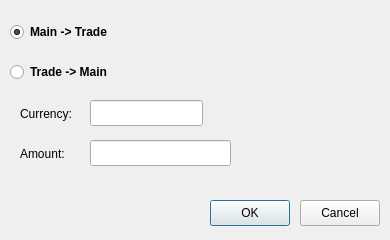
<?xml version="1.0" encoding="UTF-8"?>
<ui version="4.0">
 <class>Dialog</class>
 <widget class="QDialog" name="Dialog">
  <property name="geometry">
   <rect>
    <x>0</x>
    <y>0</y>
    <width>390</width>
    <height>240</height>
   </rect>
  </property>
  <property name="windowTitle">
   <string>Transfer</string>
  </property>
  <widget class="QRadioButton" name="rb_MT">
   <property name="geometry">
    <rect>
     <x>10</x>
     <y>20</y>
     <width>110</width>
     <height>24</height>
    </rect>
   </property>
   <property name="font">
    <font>
     <bold>true</bold>
    </font>
   </property>
   <property name="text">
    <string>Main -&gt; Trade</string>
   </property>
   <property name="checked">
    <bool>true</bool>
   </property>
  </widget>
  <widget class="QRadioButton" name="rb_TM">
   <property name="geometry">
    <rect>
     <x>10</x>
     <y>60</y>
     <width>110</width>
     <height>24</height>
    </rect>
   </property>
   <property name="font">
    <font>
     <bold>true</bold>
    </font>
   </property>
   <property name="text">
    <string>Trade -&gt; Main</string>
   </property>
  </widget>
  <widget class="QLineEdit" name="editline_currency">
   <property name="geometry">
    <rect>
     <x>90</x>
     <y>100</y>
     <width>113</width>
     <height>26</height>
    </rect>
   </property>
   <property name="maxLength">
    <number>4</number>
   </property>
  </widget>
  <widget class="QLabel" name="label_currency">
   <property name="geometry">
    <rect>
     <x>20</x>
     <y>105</y>
     <width>61</width>
     <height>18</height>
    </rect>
   </property>
   <property name="text">
    <string>Currency:</string>
   </property>
  </widget>
  <widget class="QLabel" name="label_amount">
   <property name="geometry">
    <rect>
     <x>20</x>
     <y>145</y>
     <width>58</width>
     <height>18</height>
    </rect>
   </property>
   <property name="text">
    <string>Amount:</string>
   </property>
  </widget>
  <widget class="QLineEdit" name="editline_amount">
   <property name="geometry">
    <rect>
     <x>90</x>
     <y>140</y>
     <width>141</width>
     <height>26</height>
    </rect>
   </property>
   <property name="font">
    <font>
     <pointsize>10</pointsize>
    </font>
   </property>
   <property name="maxLength">
    <number>20</number>
   </property>
   <property name="clearButtonEnabled">
    <bool>false</bool>
   </property>
  </widget>
  <widget class="QPushButton" name="btn_OK">
   <property name="geometry">
    <rect>
     <x>210</x>
     <y>200</y>
     <width>80</width>
     <height>26</height>
    </rect>
   </property>
   <property name="text">
    <string>OK</string>
   </property>
  </widget>
  <widget class="QPushButton" name="btn_cancel">
   <property name="geometry">
    <rect>
     <x>300</x>
     <y>200</y>
     <width>80</width>
     <height>26</height>
    </rect>
   </property>
   <property name="text">
    <string>Cancel</string>
   </property>
  </widget>
 </widget>
 <resources/>
 <connections/>
</ui>
